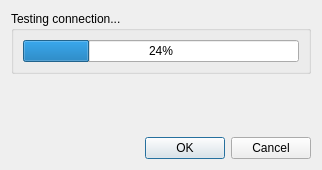
<?xml version="1.0" encoding="UTF-8"?>
<ui version="4.0">
 <class>ConnectionTestingDialog</class>
 <widget class="QDialog" name="ConnectionTestingDialog">
  <property name="geometry">
   <rect>
    <x>818</x>
    <y>420</y>
    <width>328</width>
    <height>185</height>
   </rect>
  </property>
  <property name="sizePolicy">
   <sizepolicy hsizetype="Fixed" vsizetype="Fixed">
    <horstretch>0</horstretch>
    <verstretch>0</verstretch>
   </sizepolicy>
  </property>
  <property name="windowTitle">
   <string>Connection Test</string>
  </property>
  <layout class="QVBoxLayout" name="verticalLayout_2">
   <property name="sizeConstraint">
    <enum>QLayout::SetFixedSize</enum>
   </property>
   <item>
    <widget class="QGroupBox" name="groupBox">
     <property name="minimumSize">
      <size>
       <width>300</width>
       <height>0</height>
      </size>
     </property>
     <property name="title">
      <string>Testing connection...</string>
     </property>
     <layout class="QVBoxLayout" name="verticalLayout">
      <item>
       <widget class="QProgressBar" name="progressBar">
        <property name="value">
         <number>24</number>
        </property>
       </widget>
      </item>
     </layout>
    </widget>
   </item>
   <item>
    <widget class="QLabel" name="statusLabel">
     <property name="font">
      <font>
       <pointsize>20</pointsize>
      </font>
     </property>
     <property name="text">
      <string/>
     </property>
     <property name="alignment">
      <set>Qt::AlignCenter</set>
     </property>
    </widget>
   </item>
   <item>
    <widget class="QLabel" name="descriptionLabel">
     <property name="text">
      <string/>
     </property>
     <property name="margin">
      <number>6</number>
     </property>
    </widget>
   </item>
   <item>
    <widget class="QDialogButtonBox" name="buttonBox">
     <property name="orientation">
      <enum>Qt::Horizontal</enum>
     </property>
     <property name="standardButtons">
      <set>QDialogButtonBox::Cancel|QDialogButtonBox::Ok</set>
     </property>
    </widget>
   </item>
  </layout>
 </widget>
 <resources/>
 <connections/>
</ui>
